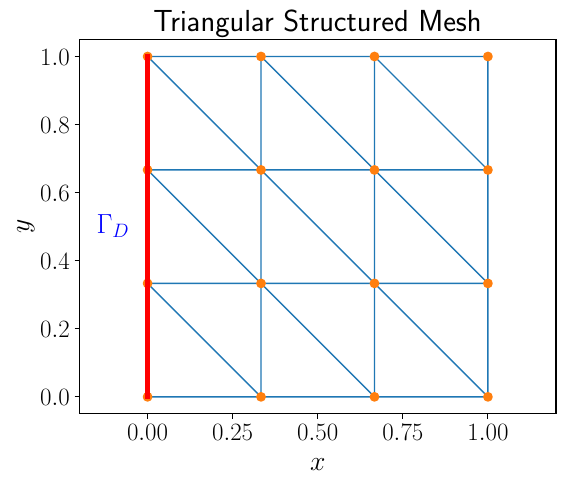

Write the Python code that produced this figure.
import numpy as np
import os
import matplotlib.pyplot as plt
import matplotlib.tri as tri
from src.plot_config import configure_matplotlib
configure_matplotlib()

# Parameters
n_x = 3  # Number of elements along x axis
n_y = 3  # Number of elements along y axis

# Generate grid points
x = np.linspace(0, 1, n_x + 1)
y = np.linspace(0, 1, n_y + 1)
X, Y = np.meshgrid(x, y)
points = np.vstack([X.ravel(), Y.ravel()]).T

# Create triangular mesh: the number of triangles is 2 *n_x * n_y
n_triangles = 2 * n_x * n_y
triangles = np.zeros((n_triangles, 3), dtype=int)
for i in range(n_y):
    for j in range(n_x):
        idx = i * (n_x + 1) + j
        i_triangle = 2 * (i * n_x + j)
        triangles[i_triangle, :] = [idx, idx + 1, idx + n_x + 1]
        triangles[i_triangle + 1, :] = [idx + 1, idx + n_x + 2, idx + n_x + 1]

triangles = np.array(triangles)

# Create the triangulation object
triangulation = tri.Triangulation(points[:, 0], points[:, 1], triangles)

# Identify the left boundary (x = 0)
left_boundary_indices = np.where(points[:, 0] == 0)[0]
left_boundary_edges = np.zeros((len(left_boundary_indices) - 1, 2), dtype=int)

# Create edges along the left boundary
for i in range(len(left_boundary_indices) - 1):
    left_boundary_edges[i] = [left_boundary_indices[i], left_boundary_indices[i + 1]]


# Plotting
plt.figure(figsize=(6, 6))
plt.triplot(triangulation, 'o-', lw=1)
plt.gca().set_aspect('equal')

# Highlight the left boundary
for edge in left_boundary_edges:
    plt.plot(points[edge, 0], points[edge, 1], 'r-', lw=3)

# Annotate the left boundary with Γ_D
mid_y = np.mean(points[left_boundary_indices, 1])  # Midpoint y-coordinate of the left boundary
plt.text(-0.15, mid_y, '$\Gamma_D$', fontsize=20, color='blue', verticalalignment='center')

plt.xlim((-0.2, 1.2))
plt.xlim((-0.2, 1.2))

plt.title("Triangular Structured Mesh")
plt.xlabel("$x$")
plt.ylabel("$y$")

script_dir = os.path.dirname(os.path.abspath(__file__))
file_path = os.path.join(script_dir, "structured_triangular_mesh.pdf")
plt.savefig(file_path, bbox_inches="tight")
plt.show()
